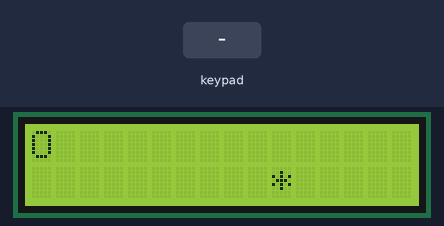
Bench run of a program on a simulated ATmega32, built with avr-gcc and emulated at 1 MHz. Parts: 16×2 character LCD. Wiring (inferred from the signals the program sends): 4×4 keypad with keys 7 8 9 / 4 5 6 * 1 2 3 - C 0 = +: rows PB4, PB5, PB6, PB7; columns PB0, PB1, PB2, PB3. Wiring (inferred from the names in the program): character LCD (HD44780): RS PD0; E PD2; data PC0, PC1, PC2, PC3, PC4, PC5, PC6, PC7. Inputs (shaded band) come from the test bench. Random numbers use the default seed unless the program sets one.

Above: at 1.2 s.
1.3 s: key '6' pressed
At 2.4 s:
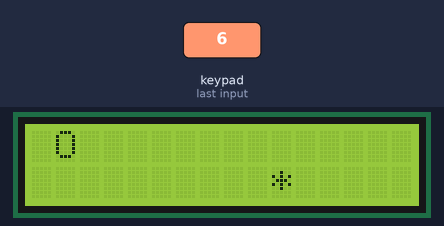
3.1 s: keypad keys 1 2 pressed 0.4 s apart
At 3.9 s:
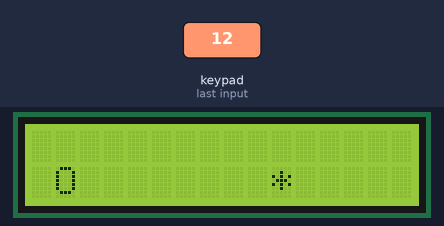
5.4 s: key '4' pressed
At 5.9 s:
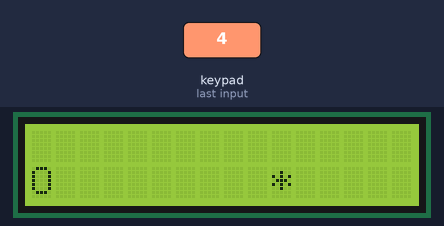
Timing chart, 0 to 8.4 s (numbered marks = the images above; inputs shaded):
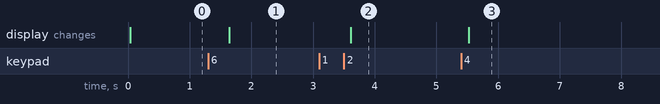

Measured:
- after the input at 1.3 s, the display: changes after 0.34 s (image 1)
- after the input at 3.1 s, the display: changes after 0.51 s (image 2)
- after the input at 5.4 s, the display: changes after 0.12 s (image 3)

The program:

main.c
```c
/*
 * SnakeGame.c
 *
 * Created: 10-04-2026 23:06:38
 * Author : heermehta
 */

#define F_CPU 1000000UL
#include <avr/io.h>
#include <util/delay.h>
#include <stdlib.h>

// LCD
#define RS PD0
#define EN PD2

// Keypad
#define KEY_PRT PORTB
#define KEY_DDR DDRB
#define KEY_PIN PINB

int snake_x = 0;
int snake_y = 0;

int food_x = 10;
int food_y = 1;

//------------- LCD ------------//

void LCD_Command(unsigned char cmnd)
{
	PORTC = cmnd;
	PORTD &= ~(1<<RS);
	PORTD |= (1<<EN);
	_delay_us(1);
	PORTD &= ~(1<<EN);
	_delay_ms(2);
}

void LCD_Char(unsigned char data)
{
	PORTC = data;
	PORTD |= (1<<RS);
	PORTD |= (1<<EN);
	_delay_us(1);
	PORTD &= ~(1<<EN);
	_delay_ms(2);
}

void LCD_Clear()
{
	LCD_Command(0x01);
}

void LCD_Init()
{
	DDRC = 0xFF;
	DDRD |= (1<<RS)|(1<<EN);

	_delay_ms(20);

	LCD_Command(0x38);
	LCD_Command(0x0C);
	LCD_Command(0x06);
	LCD_Command(0x01);
}

//------------- KEYPAD ------------//

char keypad_getkey()
{
	char key[4][4] = {
		{'7','8','9','/'},
		{'4','5','6','*'},
		{'1','2','3','-'},
		{'C','0','=','+'}
	};

	KEY_DDR = 0xF0;
	KEY_PRT = 0xFF;

	for(int i=0;i<4;i++)
	{
		KEY_PRT = ~(1 << (i+4));

		for(int j=0;j<4;j++)
		{
			if(!(KEY_PIN & (1<<j)))
			{
				_delay_ms(50);
				return key[i][j];
			}
		}
	}
	return 0;
}

//------------- DRAW ------------//

void draw()
{
	LCD_Clear();

	// Draw snake
	LCD_Command(0x80 + snake_x + (snake_y * 0x40));
	LCD_Char('O');

	// Draw food
	LCD_Command(0x80 + food_x + (food_y * 0x40));
	LCD_Char('*');
}

//------------- MAIN ------------//

int main(void)
{
	char key;

	LCD_Init();

	while(1)
	{
		key = keypad_getkey();

		// Movement
		if(key == '6') snake_x++;   // RIGHT
		if(key == '4') snake_x--;   // LEFT
		if(key == '8') snake_y--;   // UP
		if(key == '2') snake_y++;   // DOWN

		// Boundaries
		if(snake_x > 15) snake_x = 15;
		if(snake_x < 0)  snake_x = 0;
		if(snake_y > 1)  snake_y = 1;
		if(snake_y < 0)  snake_y = 0;

		// Eat food
		if(snake_x == food_x && snake_y == food_y)
		{
			food_x = rand() % 16;
			food_y = rand() % 2;
		}

		draw();

		_delay_ms(300);
	}
}
```
